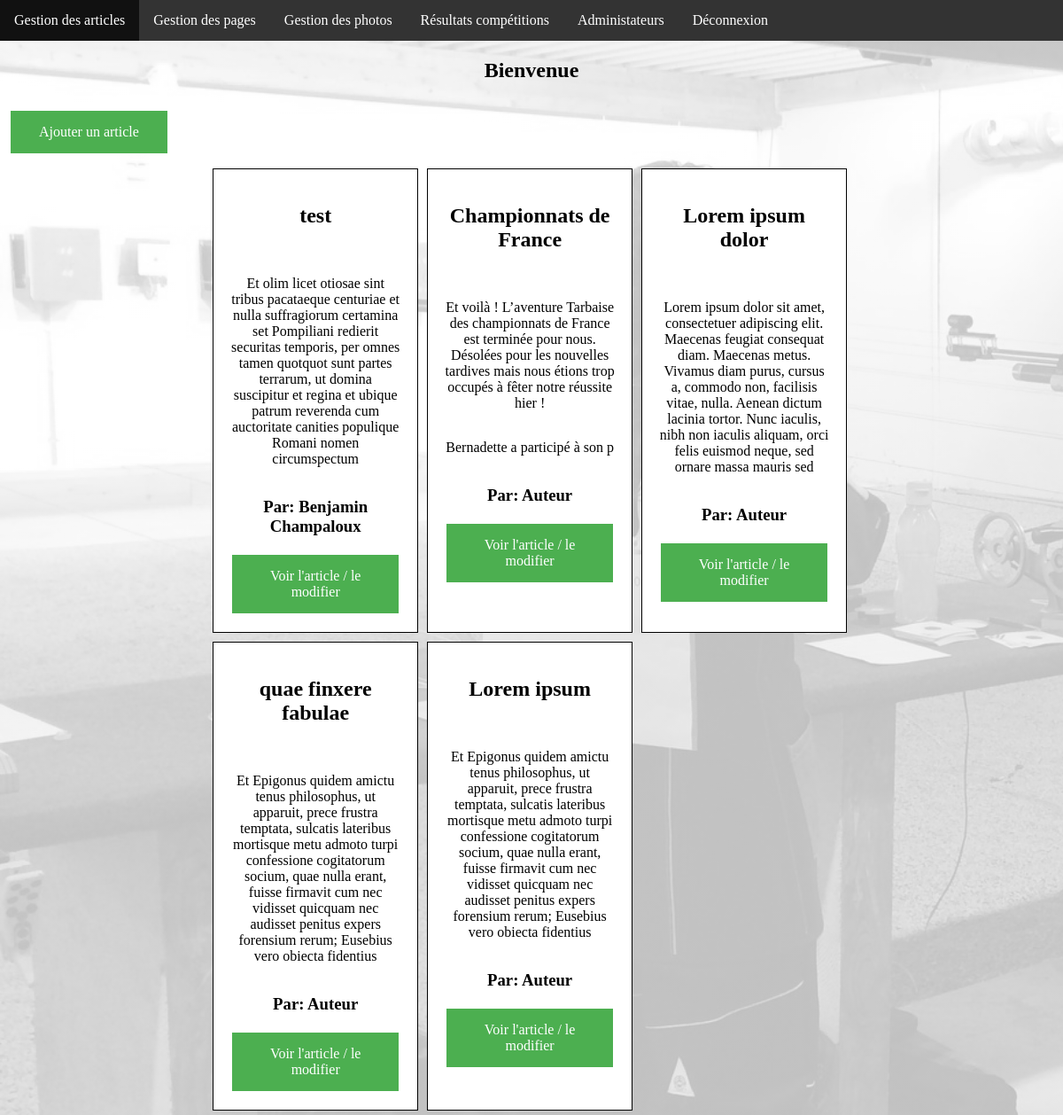
/admin/index.php (signed in), run on the app's committed database.
### tables this page shows
CREATE TABLE IF NOT EXISTS `articles` (
  `id` int(11) NOT NULL AUTO_INCREMENT,
  `name` varchar(255) NOT NULL,
  `content` longtext NOT NULL,
  `Autor` varchar(255) NOT NULL,
  PRIMARY KEY (`id`)
);

### admin/index.php (the view, shortened to what this page needs)
<?php require_once"inc/header.php" ?>
<h2><center>Bienvenue </center></h2>
<a href="add_article.php" class="button">Ajouter un article</a><br>
<div class="article-cont">
<?php
$req = $bdd->query('SELECT * FROM articles ORDER BY id DESC');
$article = $req->fetchAll();
foreach ($article as $article):   ?>
  <div class="pres-article">
    <div class="content-article">
      <center><h2><?= $article['name'] ?></h2><br></center>
      <?php echo substr($article['content'], 0, 300); ?>
      <br>
      <h3>Par: <?= $article['Autor'] ?></h3>
    </div>
    <div class="link-article">
      <a href="gestion_article.php?id=<?= $article['id'] ?>" class="button">Voir l'article / le modifier</a></center>
    </div>
  </div>
<?php endforeach ?>
</div>
   </body>
</html>

### css/admin.css (style rules this page uses)
html, body { width: 100%; height: auto; padding: 0; margin: 0; font-size: 100%; background: linear-gradient( rgba(255, 255, 255, 0.75), rgba(255, 255, 255, 0.75) ), url(../img/parallax-2.jpg) fixed; background-size: cover; }
.button { background-color: #4CAF50; border: none; color: white; padding: 15px 32px; text-align: center; text-decoration: none; display: inline-block; font-size: 16px; margin: 1%; }
.article-cont { display: flex; flex-direction: row; flex-wrap: wrap; margin-left: 19.6%; width: 80%; height: auto; }
.pres-article { width: 20%; height: auto; position: relative; padding: 2%; margin: 0.5%; border: 1px solid black; background-color: white; }
.content-article { display: flex; flex-direction: column; justify-content: space-around; text-align: center; }
.link-article { text-align: center; }

### data on the page
articles: name "test", content "Et olim licet otiosae sint tribus pacataeque centuriae et nulla suffragiorum certamina set Pompiliani redierit securitas temporis, per omnes tamen quotquot sunt partes terrarum, ut domina suscipitur et regina et ubique patrum reverenda cum auctoritate canities populique Romani nomen circumspectum", Autor "Benjamin Champaloux"
articles: name "Championnats de France", content "Et voilà ! L’aventure Tarbaise des championnats de France est terminée pour nous. Désolées pour les nouvelles tardives mais nous étions trop occupés à fêter notre réussite hier ! Bernadette a participé à son p", Autor "Auteur"
articles: name "Lorem ipsum dolor", content "Lorem ipsum dolor sit amet, consectetuer adipiscing elit. Maecenas feugiat consequat diam. Maecenas metus. Vivamus diam purus, cursus a, commodo non, facilisis vitae, nulla. Aenean dictum lacinia tortor. Nunc iaculis, nibh non iaculis aliquam, orci felis euismod neque, sed ornare massa mauris sed", Autor "Auteur"
articles: name "quae finxere fabulae", content "Et Epigonus quidem amictu tenus philosophus, ut apparuit, prece frustra temptata, sulcatis lateribus mortisque metu admoto turpi confessione cogitatorum socium, quae nulla erant, fuisse firmavit cum nec vidisset quicquam nec audisset penitus expers forensium rerum; Eusebius vero obiecta fidentius", Autor "Auteur"
articles: name "Lorem ipsum", content "Et Epigonus quidem amictu tenus philosophus, ut apparuit, prece frustra temptata, sulcatis lateribus mortisque metu admoto turpi confessione cogitatorum socium, quae nulla erant, fuisse firmavit cum nec vidisset quicquam nec audisset penitus expers forensium rerum; Eusebius vero obiecta fidentius", Autor "Auteur"
